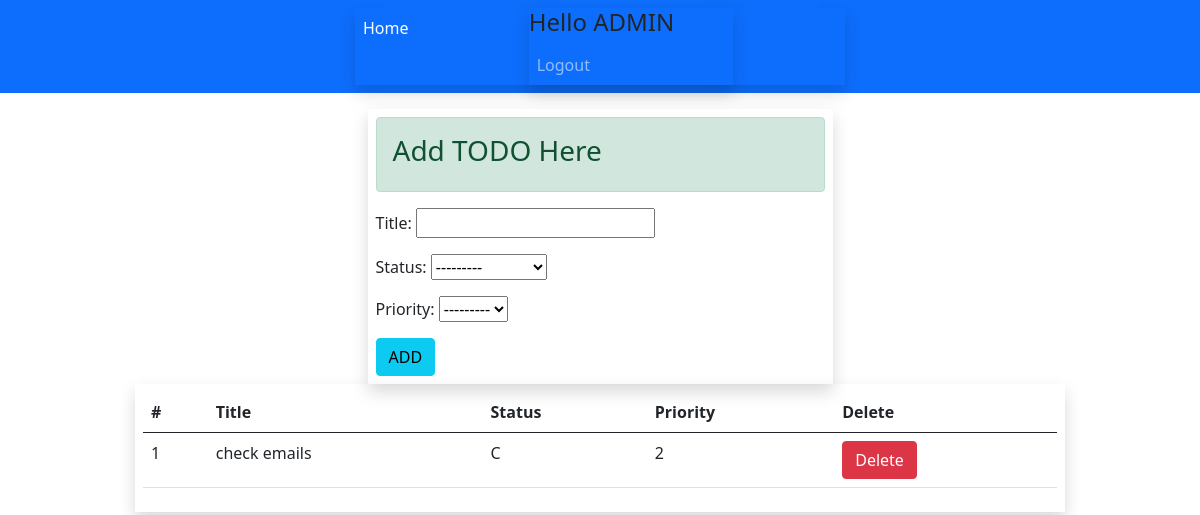
The app's page / (signed in) with its own data.
### ToDoApp/models.py (models this page shows)
class TODO(models.Model):
    status_choices = [
        ('C', 'COMPLETED'),
        ('P', 'PENDING')
    ]
    priority_choices = [
        ('1', '1️⃣'),
        ('2', '2'),
        ('3', '3️⃣'),
        ('4', '4️⃣'),
        ('5', '5️⃣')
        ]
    title = models.CharField(max_length=50)
    status = models.CharField(max_length=2, choices=status_choices)
    user = models.ForeignKey(User, on_delete=models.CASCADE)
    date = models.DateTimeField(auto_now_add=True)
    priority = models.CharField(max_length=2, choices=priority_choices)

### ToDoApp/views.py (the view)
# urls.py: path('', views.home, name='home'),
def home(request):
    if request.user.is_authenticated:
        form = TODOForm()
        user = request.user
        todo = TODO.objects.filter(user=user).order_by('priority')
        return render(request, 'start.html', context={'form': form, 'todos': todo})
    return render(request, 'start.html')

### ToDoApp/form.py
class TODOForm(ModelForm):
    class Meta:
        model = TODO
        fields = ['title', 'status', 'priority']

### ToDoApp/templates/start.html (shortened to what this page needs)
{% extends 'index.html' %}
{% block content %}
<p>
{% if user.is_authenticated %}
    <div class="container " >
        <div class="row">
        <form method="post" action="/add-todo/">
                <div class="col-lg-5 shadow p-2 mx-auto p-0 mt-8">
                    <div class="alert alert-success"><h3>Add TODO Here</h3></div>
                    {{ form.as_p }}
                    <input class="btn btn-info" type="submit" value="ADD">
                </div>
            </form>
        </div>
        {% if todos|length == 0 %}
            <div>
                <br>
                <div class="alert alert-info col-lg-4 shadow mx-auto p-0 pt-8"><h2>No TODO items</h2></div>
            </div>
        {% else %}
            <div class="col-lg-10 shadow p-2 mx-auto p-0 mt-8">
            <div>
                <table class="table">
                    <thead>
                        <tr>
                            <th>#</th>
                            <th>Title</th>
                            <th>Status</th>
                            <th>Priority</th>
                            <th>Delete</th>
                        </tr>
                    </thead>
                    <tbody>
                    {% for todo in todos %}
                            <tr>
                            <td>{{forloop.counter}}</td>
                            <td>{{todo.title}}</td>
                            <td>{{todo.status}}</td>
                            <td>{{todo.priority}}</td>
                            <td><a href="delete-todo/{{todo.id}}" class="btn btn-danger">Delete</a></td>
                            </tr>
                    {% endfor %}
                    </tbody>
                </table>
            </div>
        </div>
        {% endif %}
    </div>
{% endif %}
</p>
{% endblock %}

### ToDoApp/templates/index.html (shortened to what this page needs)
<!doctype html>
<html lang="en">
  <head>
    <link href="https://cdn.jsdelivr.net/npm/bootstrap@5.0.0-beta2/dist/css/bootstrap.min.css" rel="stylesheet">
  </head>
  <body>
    <nav class="navbar navbar-expand-lg navbar-dark bg-primary">
      <div class="container-fluid">
        <div class=" col-lg-5 shadow p-0 mx-auto">
          <div class="navbar-nav" >
            <a class="nav-link active" aria-current="page" href="/">Home</a>
              <div class=" col-lg-5 shadow p-0 mx-auto">
                {% if user.is_authenticated %}
                <div>
                  <h4 >Hello {{user.username.upper}}</h4>
                </div>
                <a class="nav-link" href="/logout">Logout</a>
                {% else %}
                <li><a class="nav-link" href="/login">Login</a></li>
                <li><a class="nav-link" href="/signup">SignUp</a></li>
                {% endif %}
              </div>
            </div>
          </div>
        </div>
    </nav>
    {% block content %}
    {% endblock %}
  </body>
</html>

### records on screen
TODO: title "check emails", status "C", priority "2"

### other values on screen
{{ user.username.upper }} "ADMIN"
